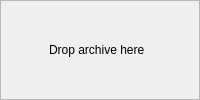
                                            <widget class="QWidget" name="page_18">
                                             <layout class="QHBoxLayout" name="horizontalLayout_36">
                                              <property name="spacing">
                                               <number>0</number>
                                              </property>
                                              <property name="leftMargin">
                                               <number>0</number>
                                              </property>
                                              <property name="topMargin">
                                               <number>0</number>
                                              </property>
                                              <property name="rightMargin">
                                               <number>0</number>
                                              </property>
                                              <property name="bottomMargin">
                                               <number>0</number>
                                              </property>
                                              <item>
                                               <widget class="CQFrameZipFile" name="dropNewMainRevisionSupArchive">
                                                <property name="mouseTracking">
                                                 <bool>true</bool>
                                                </property>
                                                <property name="acceptDrops">
                                                 <bool>true</bool>
                                                </property>
                                                <property name="frameShape">
                                                 <enum>QFrame::StyledPanel</enum>
                                                </property>
                                                <property name="frameShadow">
                                                 <enum>QFrame::Raised</enum>
                                                </property>
                                                <layout class="QHBoxLayout" name="horizontalLayout_37">
                                                 <property name="spacing">
                                                  <number>0</number>
                                                 </property>
                                                 <property name="leftMargin">
                                                  <number>0</number>
                                                 </property>
                                                 <property name="topMargin">
                                                  <number>0</number>
                                                 </property>
                                                 <property name="rightMargin">
                                                  <number>0</number>
                                                 </property>
                                                 <property name="bottomMargin">
                                                  <number>0</number>
                                                 </property>
                                                 <item>
                                                  <widget class="QLabel" name="label_27">
                                                   <property name="sizePolicy">
                                                    <sizepolicy hsizetype="Fixed" vsizetype="Fixed">
                                                     <horstretch>0</horstretch>
                                                     <verstretch>0</verstretch>
                                                    </sizepolicy>
                                                   </property>
                                                   <property name="minimumSize">
                                                    <size>
                                                     <width>30</width>
                                                     <height>30</height>
                                                    </size>
                                                   </property>
                                                   <property name="maximumSize">
                                                    <size>
                                                     <width>30</width>
                                                     <height>30</height>
                                                    </size>
                                                   </property>
                                                   <property name="text">
                                                    <string/>
                                                   </property>
                                                   <property name="pixmap">
                                                    <pixmap resource="resources_rc.qrc">:/icon/icons/plus-circle.svg</pixmap>
                                                   </property>
                                                   <property name="alignment">
                                                    <set>Qt::AlignCenter</set>
                                                   </property>
                                                  </widget>
                                                 </item>
                                                 <item>
                                                  <widget class="QLabel" name="label_28">
                                                   <property name="sizePolicy">
                                                    <sizepolicy hsizetype="Fixed" vsizetype="Fixed">
                                                     <horstretch>0</horstretch>
                                                     <verstretch>0</verstretch>
                                                    </sizepolicy>
                                                   </property>
                                                   <property name="minimumSize">
                                                    <size>
                                                     <width>140</width>
                                                     <height>16</height>
                                                    </size>
                                                   </property>
                                                   <property name="maximumSize">
                                                    <size>
                                                     <width>140</width>
                                                     <height>16</height>
                                                    </size>
                                                   </property>
                                                   <property name="text">
                                                    <string>Drop archive here</string>
                                                   </property>
                                                   <property name="alignment">
                                                    <set>Qt::AlignLeading|Qt::AlignLeft|Qt::AlignVCenter</set>
                                                   </property>
                                                  </widget>
                                                 </item>
                                                </layout>
                                               </widget>
                                              </item>
                                             </layout>
                                            </widget>
